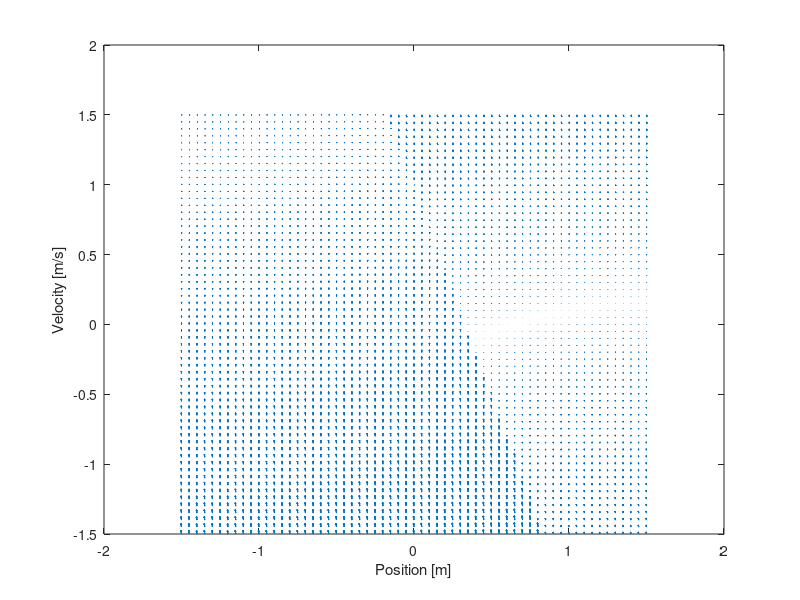
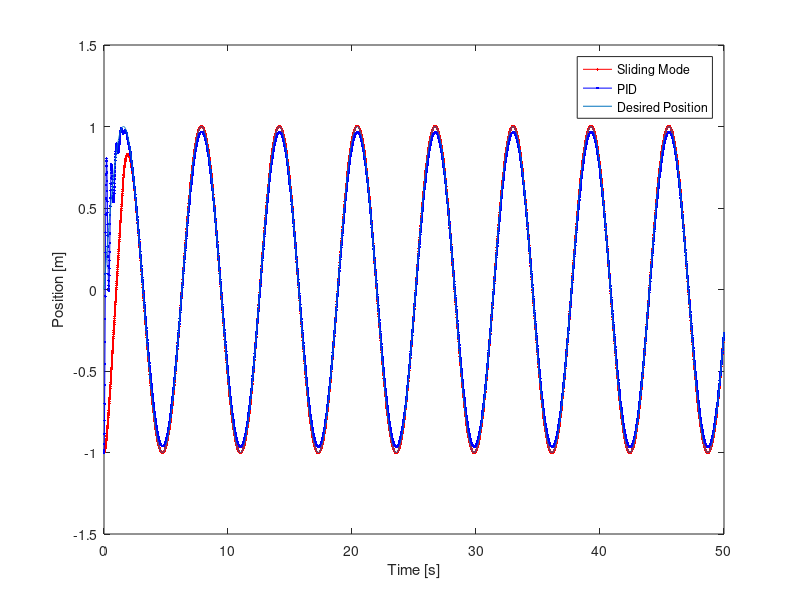

Here is the MATLAB script that generated these plots, in order:
% a new version of the sliding mode control script!
clear; close all; clc;
%control parameters
lambda = 3; beta = 4;       %sliding mode
Kp = 250; Ki = 75; Kd = 5;  %PID
%desired output
w = 1; %rad/s - Frequency
A = 1;% rads - Amplitude
O = 0; % rads - offset
x1_d = @(t) A*sin(w*t) + O;
x2_d = @(t) A*w*cos(w*t);
x2dot_d = @(t)  -A*w^2*sin(w*t); %stay at x1d
%system parameters
g = 9.81; %gravity
L = 0.75; %(65)changing this has a small effect
m = 5;  %(30)changing this has a small effect
b = 1.5;  %(10)changing this has a large effect on PID
%system equations
x1_dot = @(x1, x2) x2;
x2_dot = @(x1, x2, u) -g/L*sin(x1) - b*x2 + u;
%helper equation
getRandN = @() rand()/4 + 1 - 1/8; % uniform dist in R = (0.75, 1.25)
%approximated system parameters -- with +- 25% error
L_hat = L * getRandN();
m_hat = m * getRandN();
b_hat = b * getRandN();
%control equations
s = @(x1, x2, t) lambda*(x1_d(t)-x1) + (x2_d(t)-x2); % sliding surface
u_hat = @(x1, x2, t) g/L_hat*sin(x1) + b_hat/(m_hat*L_hat^2)*x2 + lambda*(x2_d(t) - x2) + x2dot_d(t); %linearization
u = @(x1, x2, t) beta*sign(s(x1, x2, t)) + u_hat(x1, x2, t); %control signal

[x1, x2] = meshgrid([-1.5:0.05:1.5, -1.5:0.05:1.5]);

x1dot = x1_dot(x1, x2);
x2dot = x2_dot(x1, x2, u(x1, x2, 0));
quiver(x1, x2, x1dot, x2dot)
xlabel('Position [m]'); ylabel('Velocity [m/s]');


%% plot a trajectory
%sliding mode
x1S = -1; x2S = 0; %initial positions
tf = 50;
dt = 0.01;
t = 0:dt:tf; %simulation time

XDOT = @(x1, x2, u) [x1_dot(x1, x2), x2_dot(x1, x2, u)];
U = u(x1S, x2S, 0);
for i = 2:length(t);
    
    res = XDOT(x1S(i-1), x2S(i-1), U)*dt;
    K1 = res(1); L1 = res(2);
    res = XDOT(x1S(i-1) + K1/2, x2S(i-1) + L1/2, U)*dt;
    K2 = res(1); L2 = res(2);
    res = XDOT(x1S(i-1) + K2/2, x2S(i-1) + L2/2, U)*dt;
    K3 = res(1); L3 = res(2);
    res = XDOT(x1S(i-1) + K3  , x2S(i-1) + L3,U)*dt;
    K4 = res(1); L4 = res(2);
    x1S(i) = x1S(i-1) + 1/6*K1 + 1/3*K2 + 1/3*K3 + 1/6*K4;
    x2S(i) = x2S(i-1) + 1/6*L1 + 1/3*L2 + 1/3*L3 + 1/6*L4;
    U = u(x1S(i), x2S(i), t(i));
end

%PID
x1P = -1; x2P = 0; %initial positions
I = 0;
U = (Kp*(x1_d(0)-x1P)) + (Ki*I) + (Kd*(x2_d(t(i)) - x2P));
for i = 2:length(t);
    
    res = XDOT(x1P(i-1), x2P(i-1), U)*dt;
    K1 = res(1); L1 = res(2);
    res = XDOT(x1P(i-1) + K1/2, x2P(i-1) + L1/2, U)*dt;
    K2 = res(1); L2 = res(2);
    res = XDOT(x1P(i-1) + K2/2, x2P(i-1) + L2/2, U)*dt;
    K3 = res(1); L3 = res(2);
    res = XDOT(x1P(i-1) + K3  , x2P(i-1) + L3,U)*dt;
    K4 = res(1); L4 = res(2);
    x1P(i) = x1P(i-1) + 1/6*K1 + 1/3*K2 + 1/3*K3 + 1/6*K4;
    x2P(i) = x2P(i-1) + 1/6*L1 + 1/3*L2 + 1/3*L3 + 1/6*L4;

    I = trapz(x1_d(t(1:i))-x1P)*dt;
    U = (Kp*(x1_d(t(i))-x1P(i))) + (Ki*I) + (Kd*(x2_d(t(i)) - x2P(i)));

end


figure(2);
plot(t, x1S, '.-r', t, x1P, '.-b', t, x1_d(t));
legend('Sliding Mode', 'PID', 'Desired Position')
xlabel('Time [s]'); ylabel('Position [m]');
